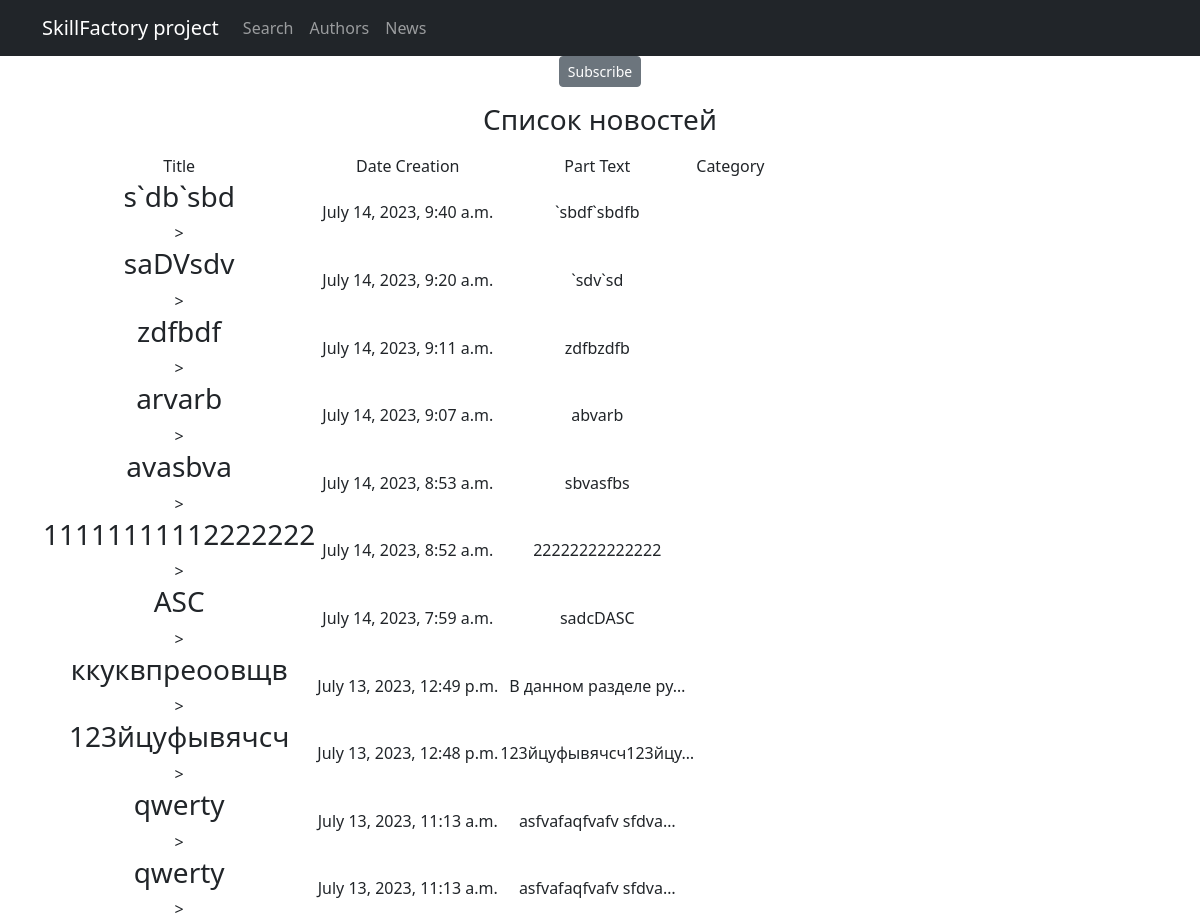
Page /categories/3/ on the earlier database version.
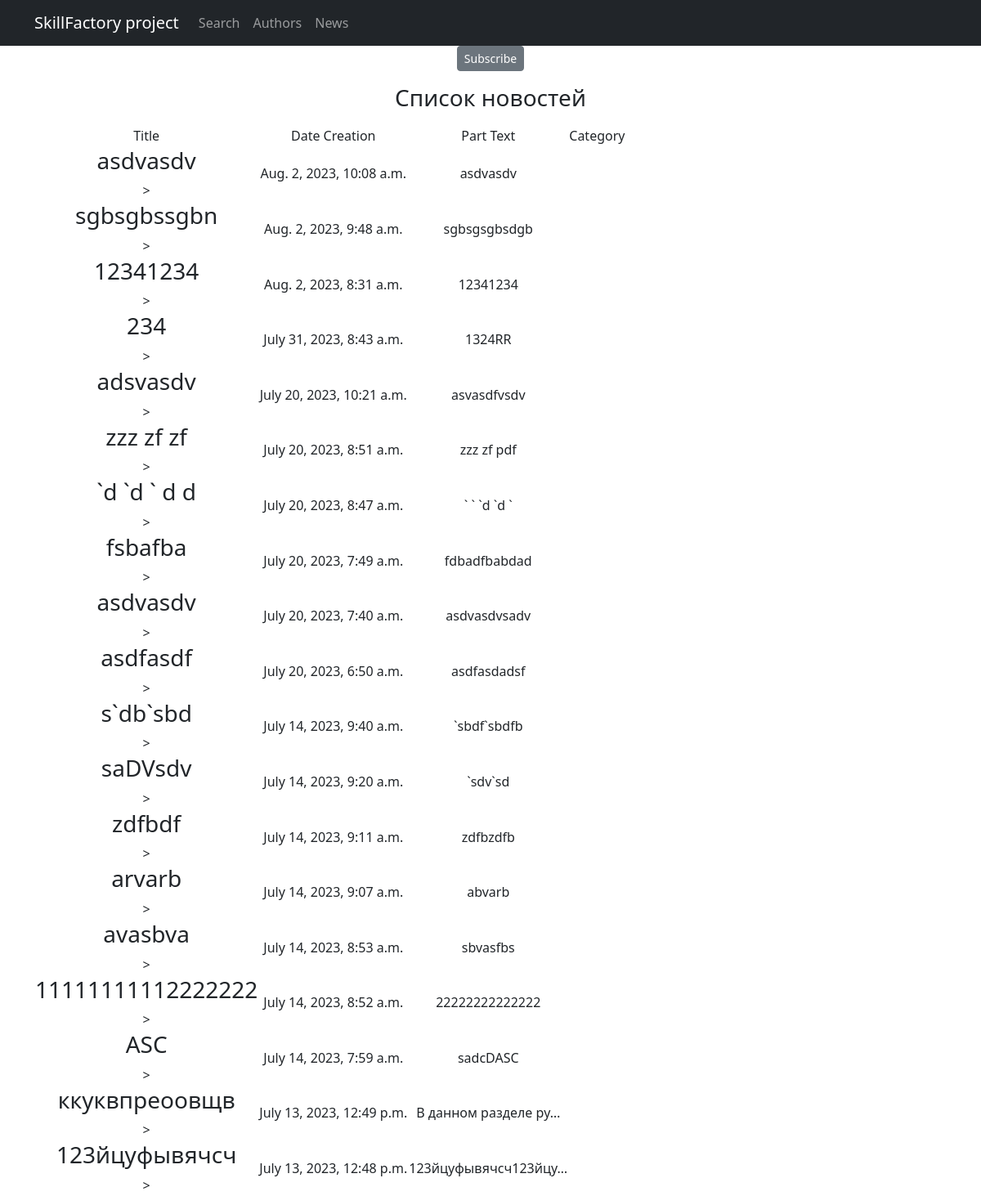
Same page on the later database version.
### NewsApp/models.py (models this page shows, shortened)
class Post(models.Model):
    author = models.ForeignKey(Author, on_delete=models.CASCADE)
    NEWS = 'NW'
    ARTICLE = 'AR'
    CATEGORY_CHOICE = (
        (NEWS, 'Новость'),
        (ARTICLE, 'Статья'),
    )
    categoryType = models.CharField(max_length=2, choices=CATEGORY_CHOICE, default='NW')
    dateCreation = models.DateTimeField(auto_now_add=True)
    postCategory = models.ManyToManyField(Category, through='PostCategory')
    title = models.CharField(max_length=128)
    text = models.TextField()
    rating = models.SmallIntegerField(default=0)
    class Meta:
        verbose_name = 'Post'
        verbose_name_plural = 'Posts'

### NewsApp/views.py (the view)
# urls.py: path('categories/<int:pk>/', CategoryListView.as_view(), name='category_list'),
class CategoryListView(ListView):
    model = Post
    template_name = 'NewsApp/category_list.html'
    context_object_name = 'category_news_list'
    def get_queryset(self):
        self.category = get_object_or_404(Category, id=self.kwargs['pk'])
        queryset = Post.objects.filter(postCategory=self.category).order_by('-dateCreation')
        return queryset
    def get_context_data(self, **kwargs):
        context = super().get_context_data(**kwargs)
        context['is_not_subscriber'] = self.request.user not in self.category.subscribers.all()
        context['category'] = self.category
        return context

### NewsApp/templates/NewsApp/category_list.html (shortened to what this page needs)
{% extends 'NewsApp/default.html' %}
{% load my_filter %}
{% block content %}
{% if  is_not_subscriber  %}
<p class="text-center"><a href="{% url 'subscribe' category.id  %}"class="btn btn-secondary btn-sm">Subscribe</a></p>
{% endif %}
 <h3>Список новостей</h3>
{% if category_news_list %}
<table>
    <tr>
        <td>Title</td>
        <td>Date Creation</td>
        <td>Part Text</td>
        <td>Category</td>
    </tr>
  <ul>
    {% for post in category_news_list %}
      <tr>
        <td><h3>{{ post.title|censor }}</h3>></td>
        <td>{{ post.dateCreation}}</td>
        <td>{{ post.text|censor|truncatechars:20 }}</td>
      <td>
        <td>
        </td>
      <td>
</tr>
    {% endfor %}
  </ul>
</table>
{% else %}
<h2>No NEWS!</h2>
{% endif %}
{% endblock content %}

### NewsApp/templates/NewsApp/default.html (shortened to what this page needs)
<!DOCTYPE html>
<html lang="en">
    <head>
        {% load static %}
        <link href="{% static 'styles.css' %}" rel="stylesheet" />
    </head>
    <body>
                <nav class="navbar navbar-expand-lg navbar-dark bg-dark static-top">
           <div class="container">
               <a class="navbar-brand" href="#">SkillFactory project</a>
               <div class="collapse navbar-collapse" id="navbarResponsive">
                   <ul class="navbar-nav ml-auto">
                       <li class="nav-item">
                           <a class="nav-link" href="/news/search">Search</a>
                       </li>
                       <li class="nav-item">
                           <a class="nav-link" href="/authorlist/">Authors</a>
                       </li>
                       <li class="nav-item">
                           <a class="nav-link" href="/news/">News</a>
                       </li>
                   </ul>
               </div>
           </div>
        </nav>
        <div class="container">
            <div class="row">
                <div class="col-lg-12 text-center">
                    {% block content %}{% endblock content %}
                </div>
            </div>
        </div>
    </body>
</html>

Differences in the rows shown:
no longer on this page (row unchanged): Post: title|censor "qwerty", dateCreation "July 13, 2023, 11:13 a.m.", text|censor "asfvafaqfvafv sfdva…"
added Post: title|censor "asdvasdv", dateCreation "Aug. 2, 2023, 10:08 a.m.", text|censor "asdvasdv"
added Post: title|censor "sgbsgbssgbn", dateCreation "Aug. 2, 2023, 9:48 a.m.", text|censor "sgbsgsgbsdgb"
added Post: title|censor "12341234", dateCreation "Aug. 2, 2023, 8:31 a.m.", text|censor "12341234"
added Post: title|censor "234", dateCreation "July 31, 2023, 8:43 a.m.", text|censor "1324RR"
added Post: title|censor "adsvasdv", dateCreation "July 20, 2023, 10:21 a.m.", text|censor "asvasdfvsdv"
added Post: title|censor "zzz zf zf", dateCreation "July 20, 2023, 8:51 a.m.", text|censor "zzz zf pdf"
added Post: title|censor "`d `d ` d d", dateCreation "July 20, 2023, 8:47 a.m.", text|censor "` ` `d `d `"
added Post: title|censor "fsbafba", dateCreation "July 20, 2023, 7:49 a.m.", text|censor "fdbadfbabdad"
added Post: title|censor "asdvasdv", dateCreation "July 20, 2023, 7:40 a.m.", text|censor "asdvasdvsadv"
added Post: title|censor "asdfasdf", dateCreation "July 20, 2023, 6:50 a.m.", text|censor "asdfasdadsf"
